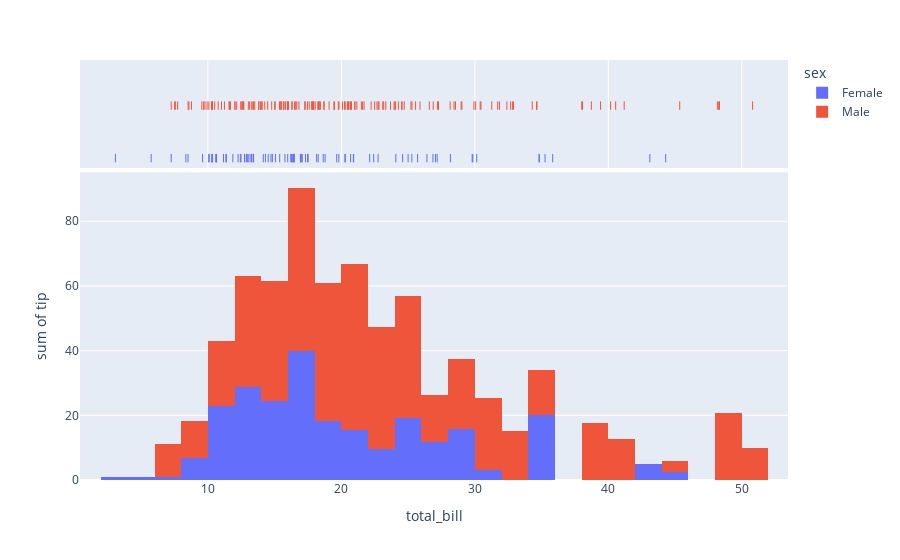

Notebook cell for this chart:
### Markdown cell above
### Q5. What is Distplot? Using Plotly express, plot a distplot.

### Code cell
import plotly.express as px
df = px.data.tips()
fig = px.histogram(df, x="total_bill", y="tip", color="sex", marginal="rug")
fig.show()

### Figure 1 — Plotly figure (JSON) as saved in the notebook; plotly's stock layout.template omitted (floating-point values rounded to 4 significant figures; data arrays with more than 128 entries replaced by an {"elided": "..."} marker saying what was removed)
{"data": [{"alignmentgroup": "True", "bingroup": "x", "histfunc": "sum", "hovertemplate": "sex=Female<br>total_bill=%{x}<br>sum of tip=%{y}<extra></extra>", "legendgroup": "Female", "marker": {"color": "#636efa", "pattern": {"shape": ""}}, "name": "Female", "offsetgroup": "Female", "orientation": "v", "showlegend": true, "type": "histogram", "x": [16.99, 24.59, 35.26, 14.83, 10.33, 16.97, 20.29, 15.77, 19.65, 15.06, 20.69, 16.93, 10.29, 34.81, 26.41, 16.45, 3.07, 17.07, 26.86, 25.28, 14.73, 10.07, 34.83, 5.75, 16.32, 22.75, 11.35, 15.38, 44.3, 22.42, 20.92, 14.31, 7.25, 25.71, 17.31, 10.65, 12.43, 24.08, 13.42, 12.48, 29.8, 14.52, 11.38, 20.27, 11.17, 12.26, 18.26, 8.51, 10.33, 14.15, 13.16, 17.47, 27.05, 16.43, 8.35, 18.64, 11.87, 29.85, 25, 13.39, 16.21, 17.51, 10.59, 10.63, 9.6, 20.9, 18.15, 19.81, 43.11, 13, 12.74, 13, 16.4, 16.47, 12.76, 13.27, 28.17, 12.9, 30.14, 13.42, 15.98, 16.27, 10.09, 22.12, 35.83, 27.18, 18.78], "xaxis": "x", "y": [1.01, 3.61, 5, 3.02, 1.67, 3.5, 2.75, 2.23, 3, 3, 2.45, 3.07, 2.6, 5.2, 1.5, 2.47, 1, 3, 3.14, 5, 2.2, 1.83, 5.17, 1, 4.3, 3.25, 2.5, 3, 2.5, 3.48, 4.08, 4, 1, 4, 3.5, 1.5, 1.8, 2.92, 1.68, 2.52, 4.2, 2, 2, 2.83, 1.5, 2, 3.25, 1.25, 2, 2, 2.75, 3.5, 5, 2.3, 1.5, 1.36, 1.63, 5.14, 3.75, 2.61, 2, 3, 1.61, 2, 4, 3.5, 3.5, 4.19, 5, 2, 2.01, 2, 2.5, 3.23, 2.23, 2.5, 6.5, 1.1, 3.09, 3.48, 3, 2.5, 2, 2.88, 4.67, 2, 3], "yaxis": "y"}, {"alignmentgroup": "True", "boxpoints": "all", "fillcolor": "rgba(255,255,255,0)", "hoveron": "points", "hovertemplate": "sex=Female<br>total_bill=%{x}<extra></extra>", "jitter": 0, "legendgroup": "Female", "line": {"color": "rgba(255,255,255,0)"}, "marker": {"color": "#636efa", "symbol": "line-ns-open"}, "name": "Female", "offsetgroup": "Female", "showlegend": false, "type": "box", "x": [16.99, 24.59, 35.26, 14.83, 10.33, 16.97, 20.29, 15.77, 19.65, 15.06, 20.69, 16.93, 10.29, 34.81, 26.41, 16.45, 3.07, 17.07, 26.86, 25.28, 14.73, 10.07, 34.83, 5.75, 16.32, 22.75, 11.35, 15.38, 44.3, 22.42, 20.92, 14.31, 7.25, 25.71, 17.31, 10.65, 12.43, 24.08, 13.42, 12.48, 29.8, 14.52, 11.38, 20.27, 11.17, 12.26, 18.26, 8.51, 10.33, 14.15, 13.16, 17.47, 27.05, 16.43, 8.35, 18.64, 11.87, 29.85, 25, 13.39, 16.21, 17.51, 10.59, 10.63, 9.6, 20.9, 18.15, 19.81, 43.11, 13, 12.74, 13, 16.4, 16.47, 12.76, 13.27, 28.17, 12.9, 30.14, 13.42, 15.98, 16.27, 10.09, 22.12, 35.83, 27.18, 18.78], "xaxis": "x2", "yaxis": "y2"}, {"alignmentgroup": "True", "bingroup": "x", "histfunc": "sum", "hovertemplate": "sex=Male<br>total_bill=%{x}<br>sum of tip=%{y}<extra></extra>", "legendgroup": "Male", "marker": {"color": "#EF553B", "pattern": {"shape": ""}}, "name": "Male", "offsetgroup": "Male", "orientation": "v", "showlegend": true, "type": "histogram", "x": {"elided": "157 float values"}, "xaxis": "x", "y": {"elided": "157 float values"}, "yaxis": "y"}, {"alignmentgroup": "True", "boxpoints": "all", "fillcolor": "rgba(255,255,255,0)", "hoveron": "points", "hovertemplate": "sex=Male<br>total_bill=%{x}<extra></extra>", "jitter": 0, "legendgroup": "Male", "line": {"color": "rgba(255,255,255,0)"}, "marker": {"color": "#EF553B", "symbol": "line-ns-open"}, "name": "Male", "offsetgroup": "Male", "showlegend": false, "type": "box", "x": {"elided": "157 float values"}, "xaxis": "x2", "yaxis": "y2"}], "layout": {"autosize": true, "barmode": "relative", "legend": {"title": {"text": "sex"}, "tracegroupgap": 0}, "margin": {"t": 60}, "xaxis": {"anchor": "y", "autorange": true, "domain": [0, 1], "range": [0.4178, 53.46], "title": {"text": "total_bill"}, "type": "linear"}, "xaxis2": {"anchor": "y2", "autorange": true, "domain": [0, 1], "matches": "x", "range": [0.4178, 53.46], "showgrid": true, "showticklabels": false, "type": "linear"}, "yaxis": {"anchor": "x", "autorange": true, "domain": [0, 0.7326], "range": [0, 95.14], "title": {"text": "sum of tip"}, "type": "linear"}, "yaxis2": {"anchor": "x2", "autorange": true, "domain": [0.7426, 1], "matches": "y2", "range": [-0.6119, 1.5], "showgrid": false, "showline": false, "showticklabels": false, "ticks": "", "type": "category"}}}
